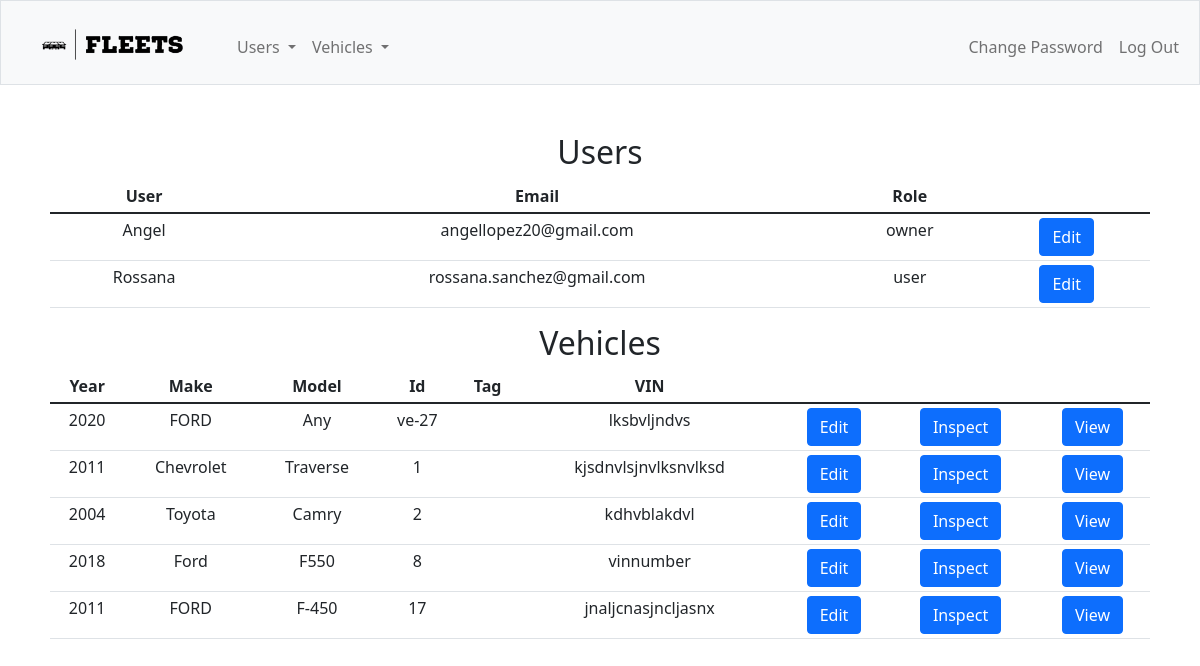
The page / (signed in) on the database its author committed.
### tables this page shows
CREATE TABLE users
               (u_id INTEGER PRIMARY KEY, c_id INTEGER NOT NULL,
               username TEXT NOT NULL, email TEXT NOT NULL,
               hash TEXT NOT NULL, role TEXT NOT NULL, FOREIGN KEY (c_id)
               REFERENCES companys (id) ON DELETE CASCADE ON UPDATE NO ACTION);

CREATE TABLE vehicles
               (v_id INTEGER PRIMARY KEY, c_id INTEGER NOT NULL,
               make TEXT NOT NULL, model TEXT NOT NULL,
               year TEXT NOT NULL, number TEXT NOT NULL, vin TEXT UNIQUE NOT NULL,
               tag TEXT, FOREIGN KEY (c_id) REFERENCES companys (id) ON DELETE CASCADE
               ON UPDATE NO ACTION);

### app.py (the view)
@app.route("/")
def index():
    if not session.get("user_id"):
        return render_template("index.html")
    users = []
    db = sqlite3.connect(db_path)
    db.row_factory = sqlite3.Row
    user = as_dict(db.execute("SELECT * FROM users WHERE u_id = ? AND c_id = ?", [session.get("user_id"), session.get("c_id")]).fetchall())
    if user[0]["role"] in ["owner", "admin"]:
        users = as_dict(db.execute("SELECT * FROM users WHERE c_id = ?", [user[0]["c_id"]]).fetchall())
    vehicles = as_dict(db.execute("SELECT * FROM vehicles WHERE c_id = ? ORDER BY (number + 0)", [session["c_id"]]).fetchall())
    db.close()
    return render_template("index.html", user=user, users=users, vehicles=vehicles)

### app.py (called while the page is built)
@app.after_request
def after_request(response):
    response.headers["Cache-Control"] = "no-cache, no-store, must-revalidate"
    response.headers["Expires"] = 0
    response.headers["Pragma"] = "no-cache"
    return response

### helpers.py (called while the page is built)
def as_dict(rows):
    return list(map(dict,rows))

### templates/index.html (shortened to what this page needs)
{% extends "layout.html" %}
{% block main %}
    {% if not session["user_id"] %}
        <h2>Log in to your account on the top right, or register as the company owner.</h2>
        <h2>If you are not a company owner, ask your manager for your login information.</h2>
    {% else %}
        <div style="text-align:center; max-width:1100px; margin: auto;">
        {% if users != [] %}
            <h2>Users</h2>
                <table class="table table-hover table-sm" id="index-users">
                    <thead>
                        <tr>
                            <th>User</th>
                            <th id="head-to-hide">Email</th>
                            <th>Role</th>
                            <th></th>
                        </tr>
                    </thead>
                    <tbody>
                        {% for i in range(0,users | len) %}
                        <tr>
                            <td>{{ users[i]["username"] }}</td>
                            <td class="email-tohide">{{ users[i]["email"] }}</td>
                            <td>{{ users[i]["role"] }}</td>
                            <td><form action="/edit-user" method="get">
                                <button name="user" class="btn btn-primary" type="submit" value="{{ users[i]["username"] }}">Edit</button>
                            </form></td>
                        </tr>
                        {% endfor %}
                    </tbody>
                </table>
        {% endif %}
                <h2>Vehicles</h2>
                <table class="table table-hover table-sm" id="index-vehicles">
                    {% if vehicles == [] %}
                    <thead>
                        <tr>
                            <th>No vehicles</th>
                        </tr>
                    </thead>
                    {% else %}
                    <thead>
                        <tr>
                            <th>Year</th>
                            <th>Make</th>
                            <th>Model</th>
                            <th>Id</th>
                            <th>Tag</th>
                            <th>VIN</th>
                            <th></th>
                            <th></th>
                            {% if users != [] %}
                            <th></th>
                            {% endif %}
                        </tr>
                    </thead>
                    <tbody>
                        {% for i in range(0,vehicles | len) %}
                        <tr>
                            <td>{{ vehicles[i]["year"] }}</td>
                            <td>{{ vehicles[i]["make"] }}</td>
                            <td>{{ vehicles[i]["model"] }}</td>
                            <td>{{ vehicles[i]["number"] }}</td>
                            <td>{{ vehicles[i]["tag"] }}</td>
                            <td>{{ vehicles[i]["vin"] }}</td>
                            <td><form action="/edit-vehicle" method="get">
                                <button name="vehicle" class="btn btn-primary" type="submit" value="{{ vehicles[i]["number"] }}">Edit</button>
                            </form></td>
                            <td><form action="/inspection" method="get">
                                <button name="vehicle" class="btn btn-primary" type="submit" value="{{ vehicles[i]["number"] }}">Inspect</button>
                            </form></td>
                            {% if users != [] %}
                            <td><form action="/vehicles" method="get">
                                <button name="vehicle" class="btn btn-primary" type="submit" value="{{ vehicles[i]["number"] }}">View</button>
                            </form></td>
                            {% endif %}
                        </tr>
                        {% endfor %}
                    </tbody>
                    {% endif %}
                </table>
        </div>
    {% endif %}
{% endblock %}

### templates/layout.html (shortened to what this page needs)
<!DOCTYPE html>
<html lang="en">
    <head>
        <link href="https://cdn.jsdelivr.net/npm/bootstrap@5.1.3/dist/css/bootstrap.min.css" rel="stylesheet">
        <link href="/static/styles.css" rel="stylesheet">
    </head>
    <body>
        <nav class="bg-light border navbar navbar-expand-md navbar-light">
            <div class="container-fluid">
                <a class="navbar-brand" href="/"><img src="/static/Fleets_logo.png" alt="Fleets" width="200"></a>
                <div class="collapse navbar-collapse" id="navbar">
                    {% if session["user_id"] %}
                        <ul class="navbar-nav me-auto mt-2">
                            {% if session["role"] in ["owner", "admin"] %}
                            <li class="nav-item dropdown">
                                <a class="nav-link dropdown-toggle" href="#" id="navbarDropdown" role="button" data-bs-toggle="dropdown" aria-expanded="false">
                                    Users
                                </a>
                            <li class="nav-item dropdown">
                                <a class="nav-link dropdown-toggle" href="#" id="navbarDropdown" role="button" data-bs-toggle="dropdown" aria-expanded="false">
                                    Vehicles
                                </a>
                            {% endif %}
                        </ul>
                        <ul class="navbar-nav ms-auto mt-2">
                            <li class="nav-item"><a class="nav-link" href="/password">Change Password</a></li>
                            <li class="nav-item"><a class="nav-link" href="/logout">Log Out</a></li>
                        </ul>
                    {% else %}
                        <ul class="navbar-nav ms-auto mt-2">
                            <li class="nav-item"><a class="nav-link" href="/register">Register</a></li>
                            <li class="nav-item"><a class="nav-link" href="/login">Log In</a></li>
                        </ul>
                    {% endif %}
                </div>
            </div>
        </nav>
        <main class="container-fluid py-5 text-center">
            {% block main %}{% endblock %}
        </main>
    </body>
</html>

### static/styles.css (style rules this page uses)
:root { --my-width: 300px; }
nav .navbar-brand { font-size: xx-large; }

### rows shown on the page
users: username "Angel", email "angellopez20@gmail.com", role "owner"
users: username "Rossana", email "rossana.sanchez@gmail.com", role "user"
vehicles: year "2020", make "FORD", model "Any", number "ve-27", vin "lksbvljndvs"
vehicles: year "2011", make "Chevrolet", model "Traverse", number "1", vin "kjsdnvlsjnvlksnvlksd"
vehicles: year "2004", make "Toyota", model "Camry", number "2", vin "kdhvblakdvl"
vehicles: year "2018", make "Ford", model "F550", number "8", vin "vinnumber"
vehicles: year "2011", make "FORD", model "F-450", number "17", vin "jnaljcnasjncljasnx"
